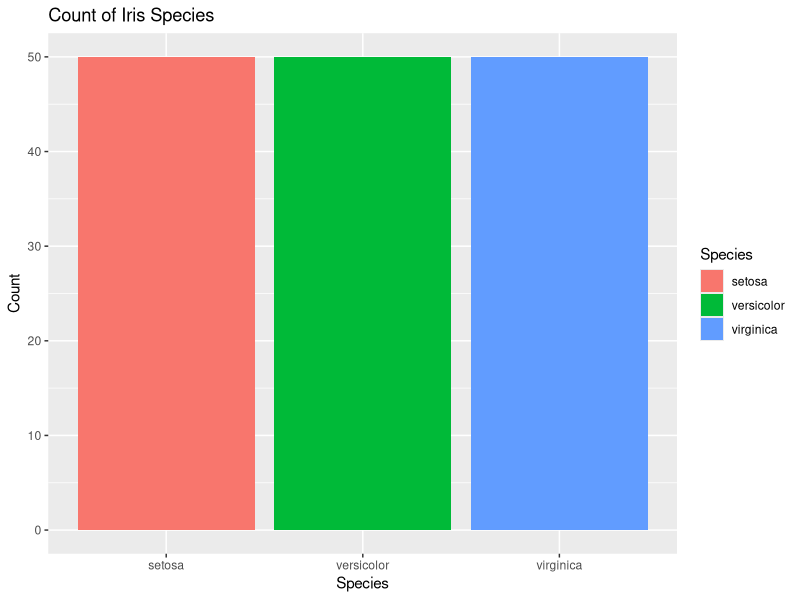

The R script that drew this image:
# ggplot2: Bar chart showing the count of each iris species

# Load ggplot2 package for creating graphs
library(ggplot2)

# Load built-in iris data set containing flower measurements
data(iris)

# Create bar chart
ggplot(iris, aes(x = Species, fill = Species)) +
  
  # Automatically count number of observations per species
  geom_bar() +
  
  # Add title to describe what is being compared
  ggtitle("Count of Iris Species") +
  
  # Label x-axis to indicate flower categories
  xlab("Species") +
  
  # Label y-axis to indicate frequency/count
  ylab("Count")
